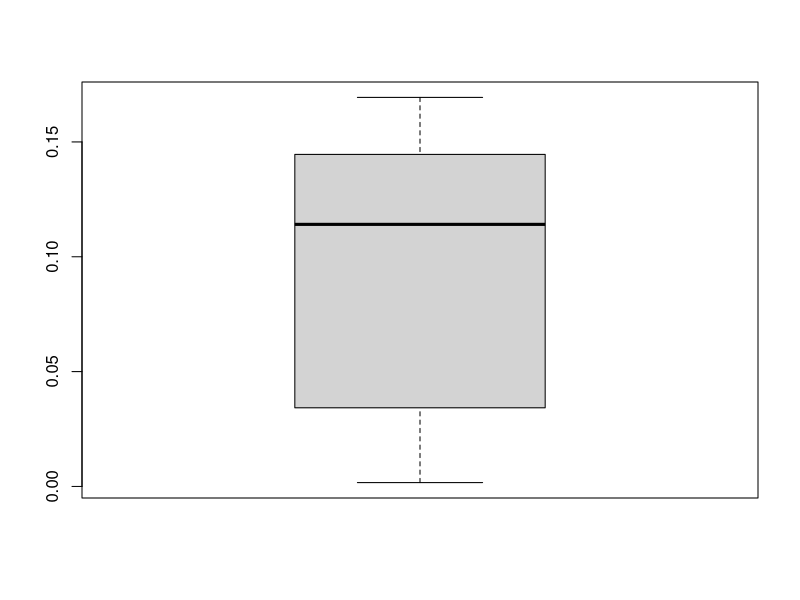
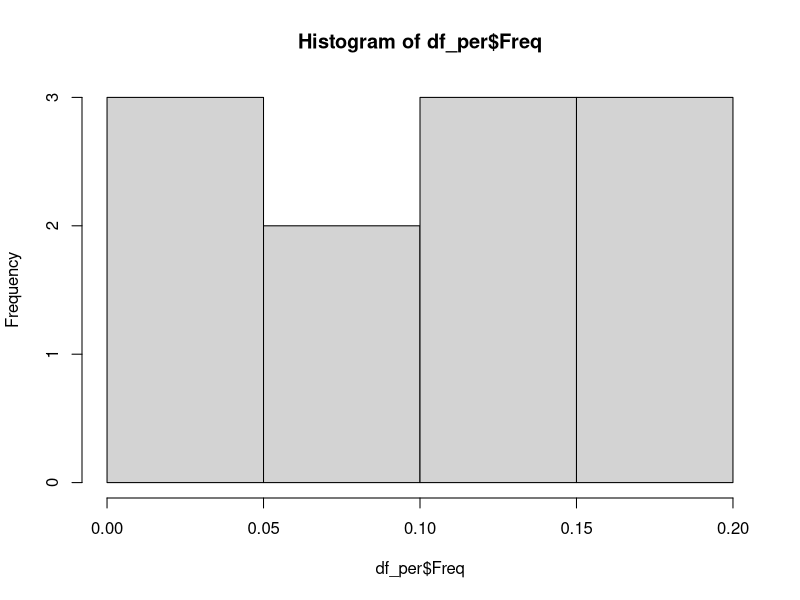
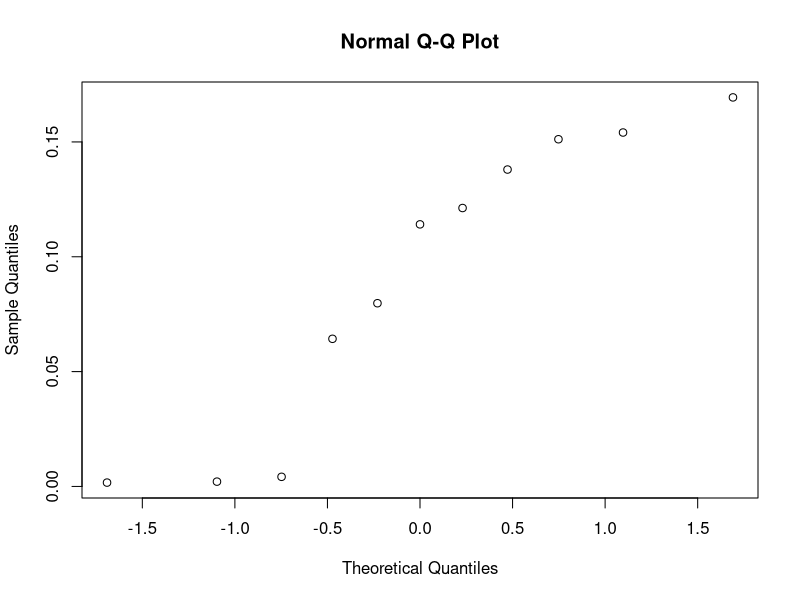
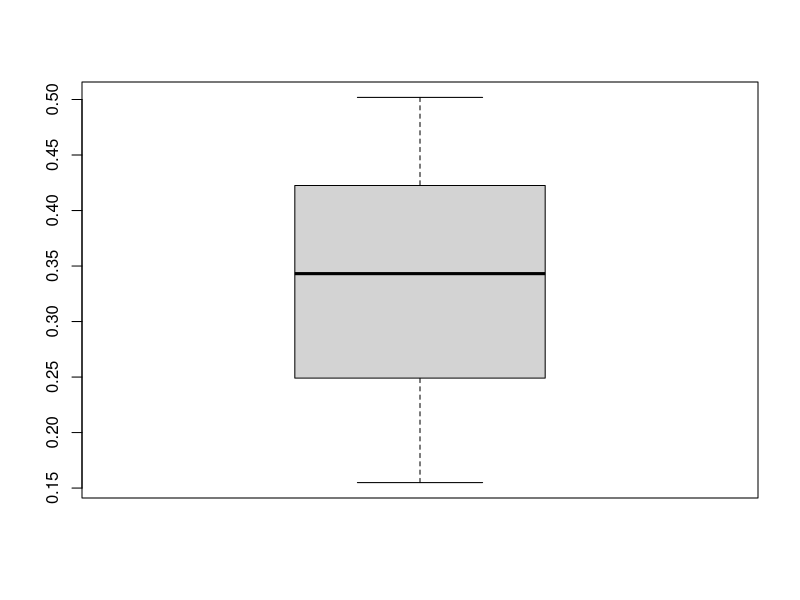
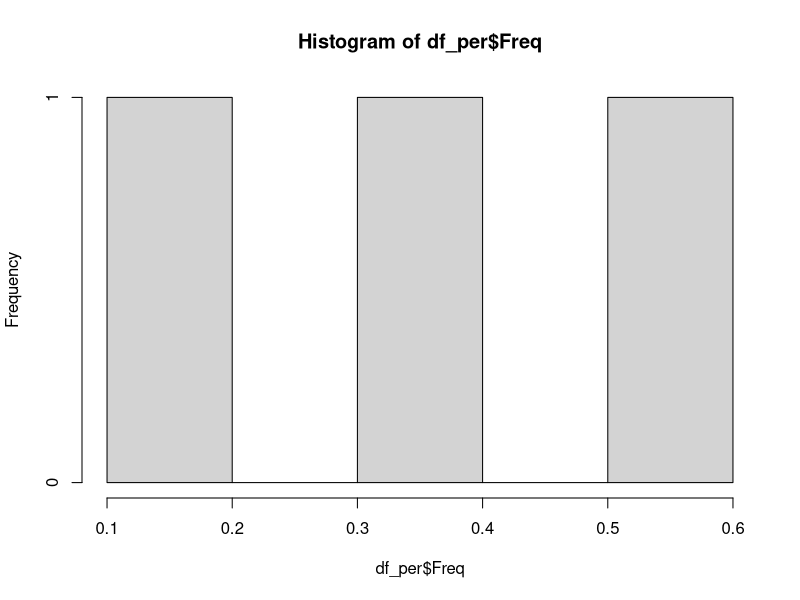
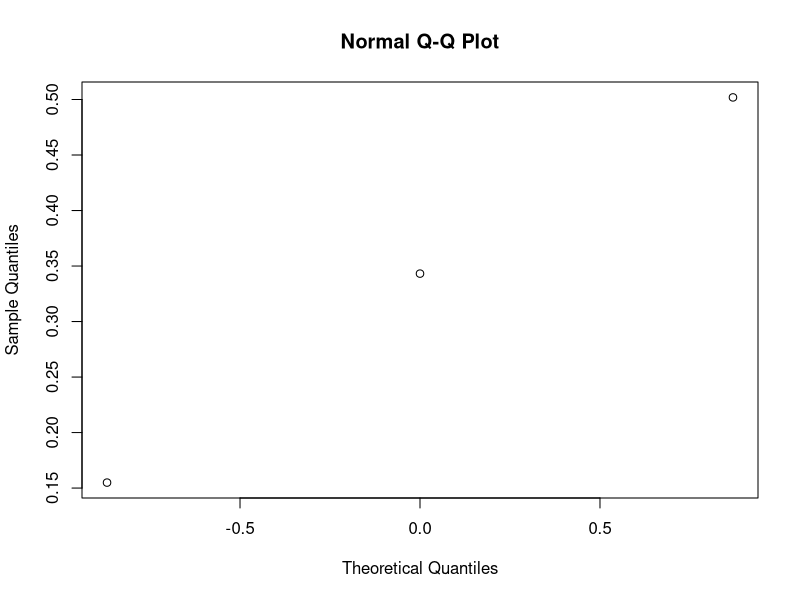
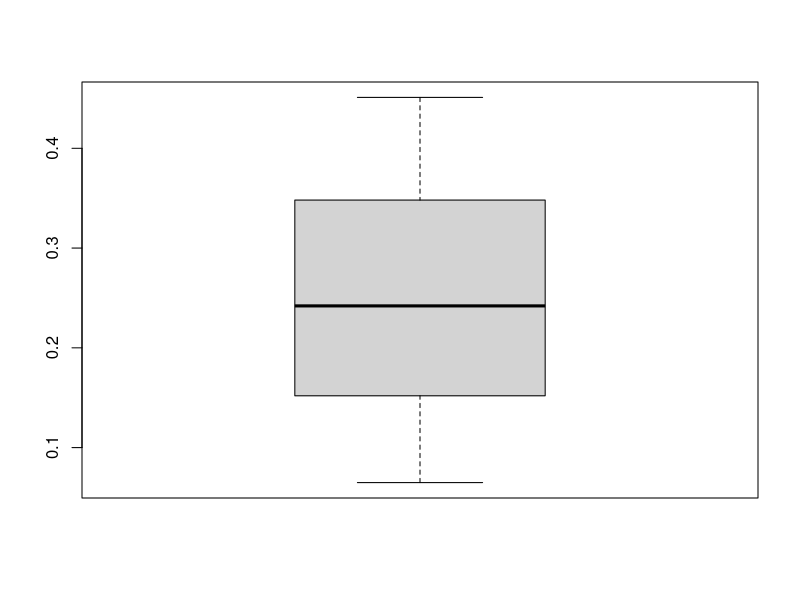
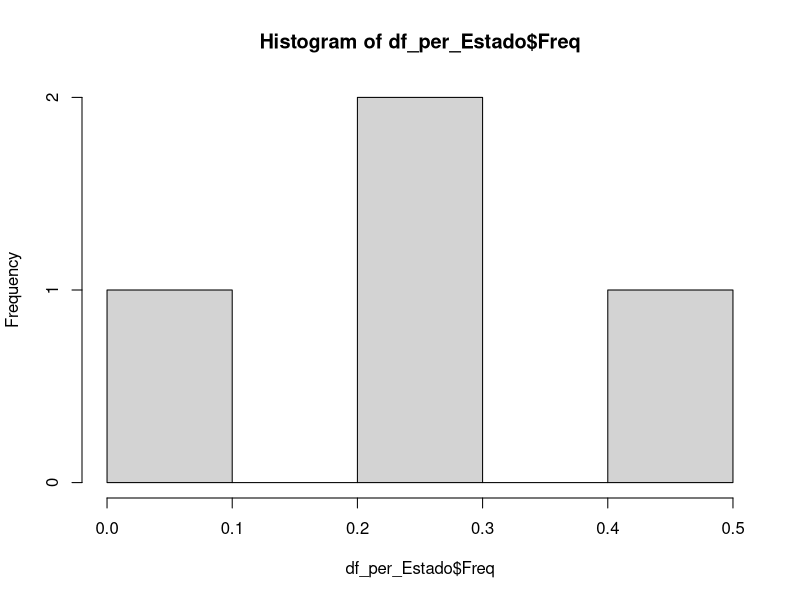

R code for these plots, in order:
#Libraries
library(dplyr)
#Asignar espacio de trabajo
setwd("/");
setwd("home/am/Documents/Seminario/CoursesDataManagement");
getwd();

#Leer archivo csv de la data limpia
coursesData <- read.csv("courses_data_cleaned.csv",header = T,sep = ",", encoding = "UTF-8")

#Analizar categorias nivel del curso

#proporciones de Nivel de Cursos
prop.table(table(coursesData$nivelDelCurso))

#Convertir las proporciones en dataframe
df_per <-as.data.frame(prop.table(table(coursesData$nivelDelCurso)))

#Operador pipe  %>% se ocupa libreria dplyr
#Ordenar por frecuencia
df_per <- df_per %>% arrange(Freq)

#Boxplot de frecuencia/ Caja de Bigotes para identificar valores atipicos y luego excluirlos
#Mandar como parametro un vector numero continuo
boxplot(df_per$Freq)

#Histogramas - densidad de los valores
hist(df_per$Freq)

#Verificar si la distribucion es normal QQ-plot - si se mira una diagonal es distribucion normal
qqnorm(df_per$Freq)
#Agrupar niveles en categorias
df_per[df_per$Var1 %in%c("Advanced 1","Advanced 2","Advanced 3"),"categoriaNivelDelCurso"] <-"Advanced"
df_per[df_per$Var1 %in%c("Basic 1","Basic 2","Basic 3","First Discoveries"),"categoriaNivelDelCurso"] <-"Basic"
df_per[df_per$Var1 %in%c("Intermediate 1","Intermediate 2","Intermediate 3","English at Work 3"),"categoriaNivelDelCurso"] <-"Intermediate"

#Asignar nuevamente el dataframe pero solo seleccionando Var1 y categoriaNivelDelCurso
df_per <- df_per %>% select(Var1,categoriaNivelDelCurso)

#Unir las categorias a coursesData con un left join donde nivelDelCurso sea igual a Var1
coursesData <- left_join(coursesData,df_per,by=c("nivelDelCurso"="Var1"))

#Eliminar la columna de nivelDelCurso
coursesData <- coursesData[,!(names(coursesData) %in% c("nivelDelCurso"))]

#Cambiar el nombre de categoriaNivelDelCurso a nivelDelCurso

#length(names(coursesData)) -> Devuelve la longitud del vector

names(coursesData)[length(names(coursesData))] <- "nivelDelCurso"

#Hacer nuevamente los analisis con los nuevos cambios

df_per <-as.data.frame(prop.table(table(coursesData$nivelDelCurso)))

boxplot(df_per$Freq)

hist(df_per$Freq)

qqnorm(df_per$Freq) #Ahora la data esta mejor distribuida


#Analizar los estados y agrupar NoShow y Dropout

#Convertir las proporciones en dataframe
df_per_Estado <-as.data.frame(prop.table(table(coursesData$estado)))
df_per_Estado <- df_per_Estado%>% arrange(Freq)

boxplot(df_per_Estado$Freq)

hist(df_per_Estado$Freq)

qqnorm(df_per_Estado$Freq)
#Agrupar "No Show" y "Dropout"
df_per_Estado[df_per_Estado$Var1 %in%c("No Show","Dropout"),"categoria"] <-"Dropout"
df_per_Estado[df_per_Estado$Var1 %in%c("Fail"),"categoria"] <-"Fail"
df_per_Estado[df_per_Estado$Var1 %in%c("Pass"),"categoria"] <-"Pass"
df_per_Estado <- df_per_Estado %>% select(Var1,categoria)

#Unir la categoria a coursesData con un left join
coursesData <- left_join(coursesData,df_per_Estado,by=c("estado"="Var1"))

#Eliminar la columna de estado
coursesData <- coursesData[,!(names(coursesData) %in% c("estado"))]

#Cambiar el nombre de categoria a estado

names(coursesData)[length(names(coursesData))] <- "estado"
#Hacer nuevamente el analisis de los cambios
df_per_Estado <-as.data.frame(prop.table(table(coursesData$estado)))
df_per_Estado <- df_per_Estado%>% arrange(Freq)

boxplot(df_per_Estado$Freq)

hist(df_per_Estado$Freq)

qqnorm(df_per_Estado$Freq)












